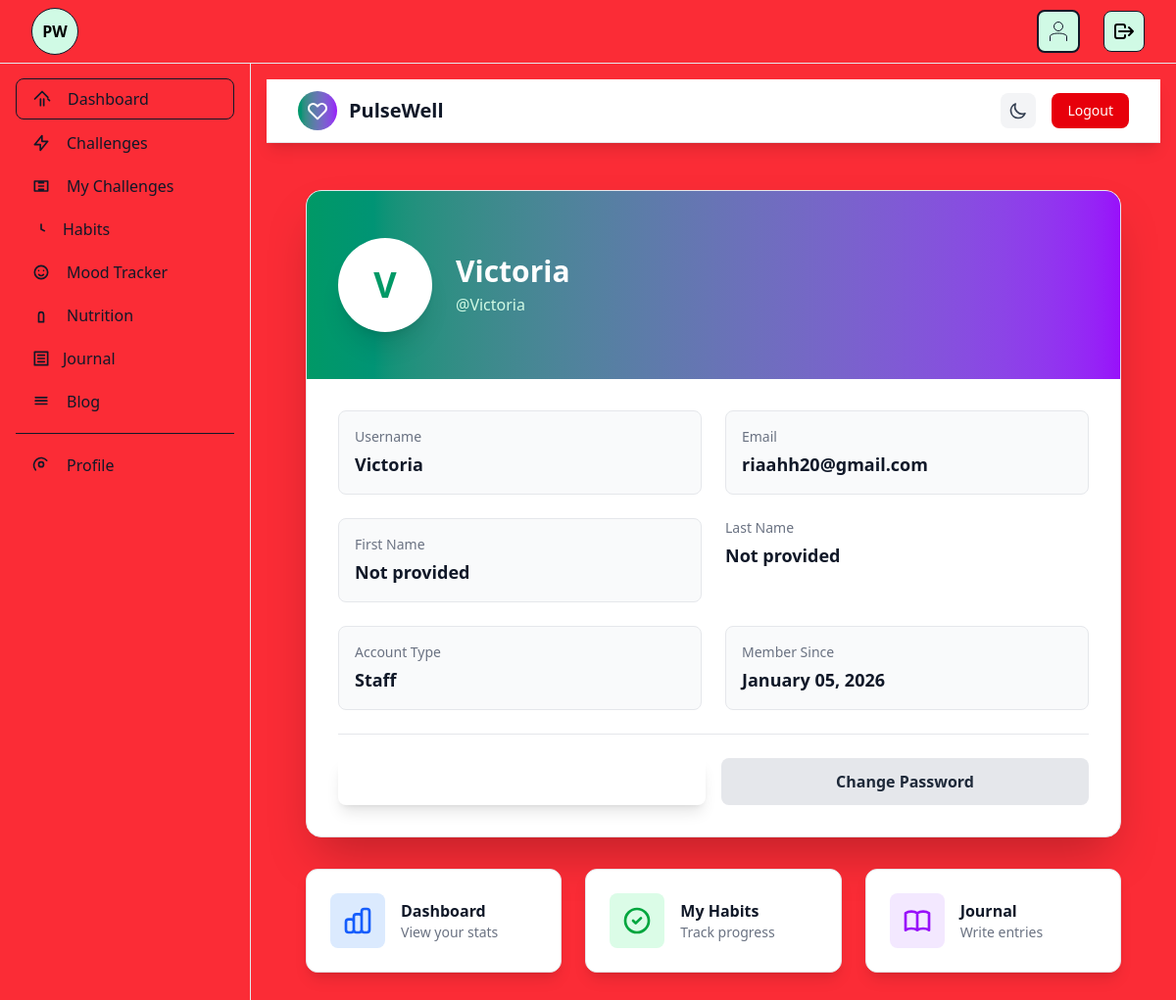
/account/profile/ (signed in), run on the app's committed database.
### account/models.py (models this page shows)
class CustomUser(AbstractUser):
    is_admin = models.BooleanField(default=False)
    is_user = models.BooleanField(default=True)

### account/views.py (the view)
# urls.py: path('profile/', views.profile_view, name='profile'),
@login_required
def profile_view(request):
    return render(request, 'accounts/profile.html', {'user': request.user})

### templates/accounts/profile.html (shortened to what this page needs)
{% extends 'base.html' %}
{% load static %}
{% block content %}
<div class="min-h-screen dark:bg-gray-900">
    <nav class="bg-white dark:bg-gray-800 shadow-lg border-b border-gray-200 dark:border-gray-700">
        <div class="max-w-7xl mx-auto px-4 sm:px-6 lg:px-8">
            <div class="flex justify-between h-16">
                <div class="flex items-center">
                    <div class="flex-shrink-0 flex items-center">
                        <div class="h-10 w-10 bg-gradient-to-r from-emerald-600 to-purple-600 rounded-full flex items-center justify-center">
                            <svg class="h-6 w-6 text-white" fill="none" stroke="currentColor" viewBox="0 0 24 24">
                                <path stroke-linecap="round" stroke-linejoin="round" stroke-width="2" d="M4.318 6.318a4.5 4.5 0 000 6.364L12 20.364l7.682-7.682a4.5 4.5 0 00-6.364-6.364L12 7.636l-1.318-1.318a4.5 4.5 0 00-6.364 0z"></path>
                            </svg>
                        </div>
                        <span class="ml-3 text-xl font-bold text-gray-900 dark:text-white">PulseWell</span>
                    </div>
                </div>
                <div class="flex items-center space-x-4">
                    <button onclick="toggleTheme()" class="p-2 rounded-lg bg-gray-100 dark:bg-gray-700 hover:bg-gray-200 dark:hover:bg-gray-600 transition duration-200">
                        <svg class="h-5 w-5 text-gray-700 dark:text-gray-300" fill="none" stroke="currentColor" viewBox="0 0 24 24">
                            <path stroke-linecap="round" stroke-linejoin="round" stroke-width="2" d="M20.354 15.354A9 9 0 018.646 3.646 9.003 9.003 0 0012 21a9.003 9.003 0 008.354-5.646z"></path>
                        </svg>
                    </button>
                    <a href="{% url 'account:logout' %}" class="px-4 py-2 text-sm font-medium text-white bg-red-600 hover:bg-red-700 rounded-lg transition duration-200">
                        Logout
                    </a>
                </div>
            </div>
        </div>
    </nav>
    <div class="max-w-4xl mx-auto py-12 px-4 sm:px-6 lg:px-8">
        <div class="bg-white dark:bg-gray-800 rounded-2xl shadow-2xl overflow-hidden border border-gray-200 dark:border-gray-700">
            <div class="bg-gradient-to-r from-emerald-600 to-purple-600 px-8 py-12">
                <div class="flex items-center space-x-6">
                    <div class="h-24 w-24 rounded-full bg-white dark:bg-gray-800 flex items-center justify-center shadow-xl">
                        <span class="text-4xl font-bold text-emerald-600">{{ user.username|first|upper }}</span>
                    </div>
                    <div>
                        <h1 class="text-3xl font-bold text-white">
                            {% if user.first_name %}{{ user.first_name }} {{ user.last_name }}{% else %}{{ user.username }}{% endif %}
                        </h1>
                        <p class="text-emerald-100 mt-1">@{{ user.username }}</p>
                    </div>
                </div>
            </div>
            <div class="px-8 py-8 space-y-6">
                <div class="grid grid-cols-1 md:grid-cols-2 gap-6">
                    <div class="bg-gray-50 dark:bg-gray-900 rounded-lg p-4 border border-gray-200 dark:border-gray-700">
                        <label class="block text-sm font-medium text-gray-500 dark:text-gray-400 mb-1">Username</label>
                        <p class="text-lg font-semibold text-gray-900 dark:text-white">{{ user.username }}</p>
                    </div>
                    <div class="bg-gray-50 dark:bg-gray-900 rounded-lg p-4 border border-gray-200 dark:border-gray-700">
                        <label class="block text-sm font-medium text-gray-500 dark:text-gray-400 mb-1">Email</label>
                        <p class="text-lg font-semibold text-gray-900 dark:text-white">{{ user.email|default:"Not provided" }}</p>
                    </div>
                    <div class="bg-gray-50 dark:bg-gray-900 rounded-lg p-4 border border-gray-200 dark:border-gray-700">
                        <label class="block text-sm font-medium text-gray-500 dark:text-gray-400 mb-1">First Name</label>
                        <p class="text-lg font-semibold text-gray-900 dark:text-white">{{ user.first_name|default:"Not provided" }}</p>
                    </div>
                    <div hill="bg-gray-50 dark:bg-gray-900 rounded-lg p-4 border border-gray-200 dark:border-gray-700">
                        <label class="block text-sm font-medium text-gray-500 dark:text-gray-400 mb-1">Last Name</label>
                        <p class="text-lg font-semibold text-gray-900 dark:text-white">{{ user.last_name|default:"Not provided" }}</p>
                    </div>
                    <div class="bg-gray-50 dark:bg-gray-900 rounded-lg p-4 border border-gray-200 dark:border-gray-700">
                        <label class="block text-sm font-medium text-gray-500 dark:text-gray-400 mb-1">Account Type</label>
                        <p class="text-lg font-semibold text-gray-900 dark:text-white">
                            {% if user.is_admin %}Admin{% elif user.is_staff %}Staff{% else %}User{% endif %}
                        </p>
                    </div>
                    <div class="bg-gray-50 dark:bg-gray-900 rounded-lg p-4 border border-gray-200 dark:border-gray-700">
                        <label class="block text-sm font-medium text-gray-500 dark:text-gray-400 mb-1">Member Since</label>
                        <p class="text-lg font-semibold text-gray-900 dark:text-white">{{ user.date_joined|date:"F d, Y" }}</p>
                    </div>
                </div>
                <div class="flex space-x-4 pt-6 border-t border-gray-200 dark:border-gray-700">
                    <a href="#" class="flex-1 px-4 py-3 text-center hover:bg-emerald-700 text-white font-semibold rounded-lg transition duration-200 shadow-lg">
                    </a>
                    <a href="#" class="flex-1 px-4 py-3 text-center bg-gray-200 dark:bg-gray-700 hover:bg-gray-300 dark:hover:bg-gray-600 text-gray-800 dark:text-white font-semibold rounded-lg transition duration-200">
                        Change Password
                    </a>
                </div>
            </div>
        </div>
        <div class="mt-8 grid grid-cols-1 md:grid-cols-3 gap-6">
            <a href="#" class="bg-white dark:bg-gray-800 rounded-xl shadow-lg p-6 hover:shadow-xl transition duration-200 border border-gray-200 dark:border-gray-700">
                <div class="flex items-center space-x-4">
                    <div class="bg-blue-100 dark:bg-blue-900 rounded-lg p-3">
                    </div>
                    <div>
                        <h3 class="font-semibold text-gray-900 dark:text-white">Dashboard</h3>
                        <p class="text-sm text-gray-500 dark:text-gray-400">View your stats</p>
                    </div>
                </div>
            </a>
            <a href="#" class="bg-white dark:bg-gray-800 rounded-xl shadow-lg p-6 hover:shadow-xl transition duration-200 border border-gray-200 dark:border-gray-700">
                <div class="flex items-center space-x-4">
                    <div class="bg-green-100 dark:bg-green-900 rounded-lg p-3">
                        <svg class="h-8 w-8 text-green-600 dark:text-green-400" fill="none" stroke="currentColor" viewBox="0 0 24 24">
                            <path stroke-linecap="round" stroke-linejoin="round" stroke-width="2" d="M9 12l2 2 4-4m6 2a9 9 0 11-18 0 9 9 0 0118 0z"></path>
                        </svg>
                    </div>
                    <div>
                        <h3 class="font-semibold text-gray-900 dark:text-white">My Habits</h3>
                        <p class="text-sm text-gray-500 dark:text-gray-400">Track progress</p>
                    </div>
                </div>
            </a>
            <a href="#" class="bg-white dark:bg-gray-800 rounded-xl shadow-lg p-6 hover:shadow-xl transition duration-200 border border-gray-200 dark:border-gray-700">
                <div class="flex items-center space-x-4">
                    <div class="bg-purple-100 dark:bg-purple-900 rounded-lg p-3">
                    </div>
                    <div>
                        <h3 class="font-semibold text-gray-900 dark:text-white">Journal</h3>
                        <p class="text-sm text-gray-500 dark:text-gray-400">Write entries</p>
                    </div>
                </div>
            </a>
        </div>
    </div>
</div>
{% endblock %}

### data on the page
CustomUser: username|first "V", username "Victoria", email "riaahh20@gmail.com", first_name "Not provided", last_name "Not provided", date_joined "January 05, 2026"
